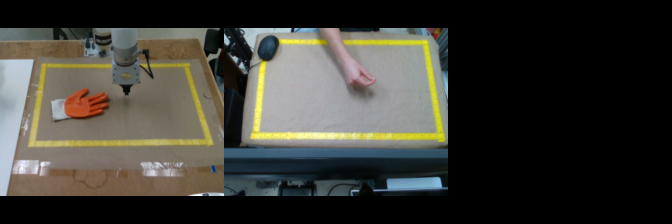
#> input picture frame_img2.png, 672 x 224 px
$ python image_masking.py
#> lines starting #> are read from the running program, lines starting #| are printed output that depends on the picture; after the words box and inside, x2 and y2 are one past the last pixel; in counts of white or black regions, pixels touching at a corner belong together
import cv2
import numpy as np
import json
import os

IMAGE_PATH = "frame_img2.png"
SAVE_FILE = "hsv_thresholds.json"

# ---------------- Load image ----------------
img = cv2.imread(IMAGE_PATH)
#> img is the input picture: shape (224, 672, 3); mean B, G, R 52.4, 58.7, 59.7
if img is None:
    raise ValueError("Image not found or failed to load")

hsv = cv2.cvtColor(img, cv2.COLOR_BGR2HSV)
#> hsv: shape (224, 672, 3); mean H, S, V 29.2, 32.2, 63.3

# ---------------- Load saved thresholds (if exist) ----------------
if os.path.exists(SAVE_FILE):
    with open(SAVE_FILE, "r") as f:
#> (reads hsv_thresholds.json from the repository)
        data = json.load(f)

    mask1_lower = np.array(data["mask1"]["lower"])
    mask1_upper = np.array(data["mask1"]["upper"])
    mask2_lower = np.array(data["mask2"]["lower"])
    mask2_upper = np.array(data["mask2"]["upper"])
else:
    # defaults = full range
    mask1_lower = np.array([0, 0, 0])
    mask1_upper = np.array([179, 255, 255])
    mask2_lower = np.array([0, 0, 0])
    mask2_upper = np.array([179, 255, 255])

# ---------------- Trackbars ----------------
cv2.namedWindow("Trackbars 1")
cv2.namedWindow("Trackbars 2")

def nothing(x):
    pass

# Mask 1 sliders
for name, maxv in [
    ("LH1", 179), ("LS1", 255), ("LV1", 255),
    ("UH1", 179), ("US1", 255), ("UV1", 255)
]:
    cv2.createTrackbar(name, "Trackbars 1", 0, maxv, nothing)

# Mask 2 sliders
for name, maxv in [
    ("LH2", 179), ("LS2", 255), ("LV2", 255),
    ("UH2", 179), ("US2", 255), ("UV2", 255)
]:
    cv2.createTrackbar(name, "Trackbars 2", 0, maxv, nothing)

# ---------------- Set initial values from JSON ----------------
cv2.setTrackbarPos("LH1", "Trackbars 1", mask1_lower[0])
cv2.setTrackbarPos("LS1", "Trackbars 1", mask1_lower[1])
cv2.setTrackbarPos("LV1", "Trackbars 1", mask1_lower[2])
cv2.setTrackbarPos("UH1", "Trackbars 1", mask1_upper[0])
cv2.setTrackbarPos("US1", "Trackbars 1", mask1_upper[1])
cv2.setTrackbarPos("UV1", "Trackbars 1", mask1_upper[2])

cv2.setTrackbarPos("LH2", "Trackbars 2", mask2_lower[0])
cv2.setTrackbarPos("LS2", "Trackbars 2", mask2_lower[1])
cv2.setTrackbarPos("LV2", "Trackbars 2", mask2_lower[2])
cv2.setTrackbarPos("UH2", "Trackbars 2", mask2_upper[0])
cv2.setTrackbarPos("US2", "Trackbars 2", mask2_upper[1])
cv2.setTrackbarPos("UV2", "Trackbars 2", mask2_upper[2])

# ---------------- Main loop ----------------
while True:

    # ---- read mask 1 ----
    lower1 = np.array([
        cv2.getTrackbarPos("LH1", "Trackbars 1"),
        cv2.getTrackbarPos("LS1", "Trackbars 1"),
        cv2.getTrackbarPos("LV1", "Trackbars 1")
    ])

    upper1 = np.array([
        cv2.getTrackbarPos("UH1", "Trackbars 1"),
        cv2.getTrackbarPos("US1", "Trackbars 1"),
        cv2.getTrackbarPos("UV1", "Trackbars 1")
    ])

    mask1 = cv2.inRange(hsv, lower1, upper1)
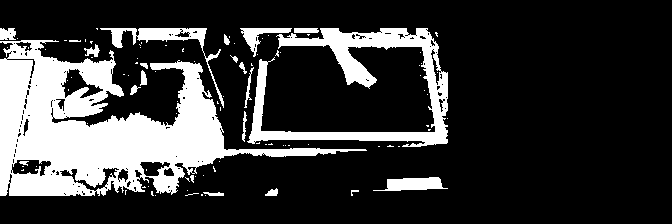
#> mask1: shape (224, 672); 21.8% white; 99 white regions (77 under 20 px), largest, box (x1, y1, x2, y2) and area: (0, 40, 367, 196) 22441, (247, 28, 448, 147) 6768, (100, 28, 224, 108) 1249

    # ---- read mask 2 ----
    lower2 = np.array([
        cv2.getTrackbarPos("LH2", "Trackbars 2"),
        cv2.getTrackbarPos("LS2", "Trackbars 2"),
        cv2.getTrackbarPos("LV2", "Trackbars 2")
    ])

    upper2 = np.array([
        cv2.getTrackbarPos("UH2", "Trackbars 2"),
        cv2.getTrackbarPos("US2", "Trackbars 2"),
        cv2.getTrackbarPos("UV2", "Trackbars 2")
    ])

    mask2 = cv2.inRange(hsv, lower2, upper2)
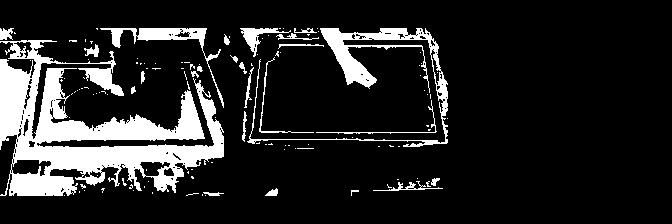
#> mask2: shape (224, 672); 14.5% white; 122 white regions (97 under 20 px), largest, box (x1, y1, x2, y2) and area: (0, 40, 224, 196) 15167, (247, 28, 448, 147) 3166, (100, 28, 224, 108) 1170

    # ---- FINAL MASK (AND logic: must pass both) ----
    final_mask = cv2.bitwise_and(mask1, mask2)

    result = cv2.bitwise_and(img, img, mask=final_mask)
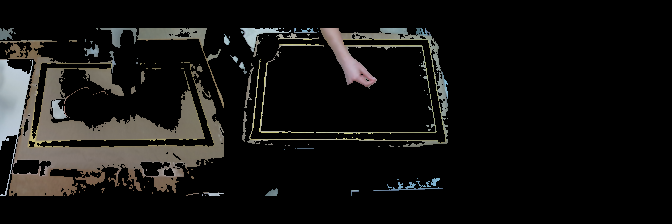
#> result: shape (224, 672, 3); mean B, G, R 17.6, 19.1, 19.8

    # ---------------- display ----------------
    cv2.imshow("Original", img)
    cv2.imshow("Mask 1", mask1)
    cv2.imshow("Mask 2", mask2)
    cv2.imshow("Final Mask", final_mask)
    cv2.imshow("Result", result)

    # ---------------- controls ----------------
    key = cv2.waitKey(1)
#> (key Esc is pressed here)

    if key == 27:  # ESC
        break

    if key == ord('s'):
        data = {
            "mask1": {
                "lower": lower1.tolist(),
                "upper": upper1.tolist()
            },
            "mask2": {
                "lower": lower2.tolist(),
                "upper": upper2.tolist()
            }
        }

        with open(SAVE_FILE, "w") as f:
            json.dump(data, f, indent=4)

        print("Saved to", SAVE_FILE)

cv2.destroyAllWindows()
